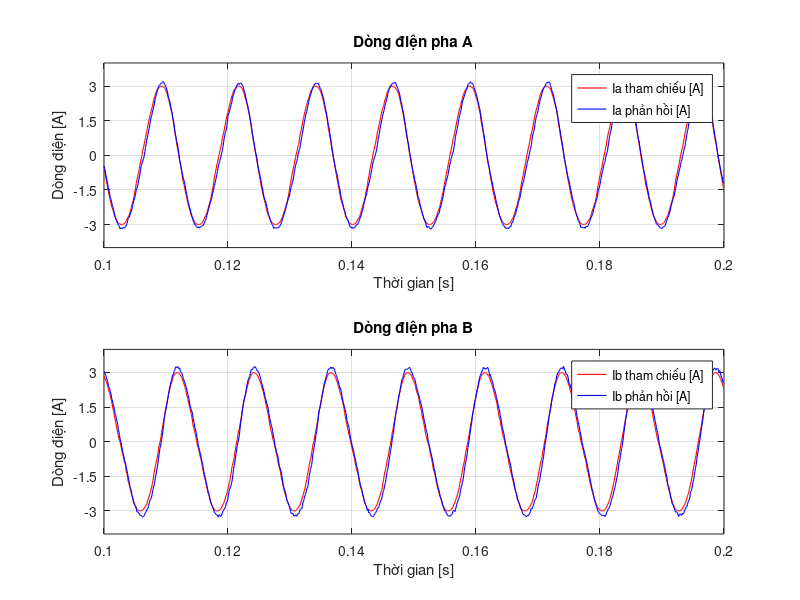

Recreate this plot in MATLAB.
close all;

A=load('2-Ia.txt');
B=load('2-Ib.txt');

% A=load('run_ia.txt');
% B=load('run_ib.txt');
x=0.1:0.0001:(0.2-0.0001);
y1=A(1:1000,1)/1000;
y2=A(18:1017,2)/1000;
y3=B(1:1000,1)/1000;
y4=B(18:1017,2)/1000;


max2=max(y2); min2=min(y2);
if (max2>-min(y2))
y2_shift=y2-(max2+min2)/2;
else
y2_shift=y2+(max2+min2)/2;
end
y2_shift=y2_shift/max2*3.3;

max4=max(y4); min4=min(y4);
if (max4>-min(y4))
y4_shift=y4-(max4+min4)/2;
else
y4_shift=y4+(max4+min4)/2;
end
y4_shift=y4_shift/max4*3.3;

figure()

subplot(2,1,1)
plot(x,y1, '-r', 'LineWidth', 0.8);
hold on;
plot(x,y2_shift, '-b', 'LineWidth', 0.8);
yticks([-3 -1.5 0 1.5 3]);
title('Dòng điện pha A');
xlabel('Thời gian [s]');
ylabel('Dòng điện [A]');
legend('Ia tham chiếu [A]','Ia phản hồi [A]');
grid on;

subplot(2,1,2)
plot(x,y3, '-r', 'LineWidth', 0.8);
hold on;
plot(x,y4_shift, '-b', 'LineWidth', 0.8);
yticks([-3 -1.5 0 1.5 3]);
title('Dòng điện pha B');
xlabel('Thời gian [s]');
ylabel('Dòng điện [A]');
legend('Ib tham chiếu [A]','Ib phản hồi [A]');
grid on;
